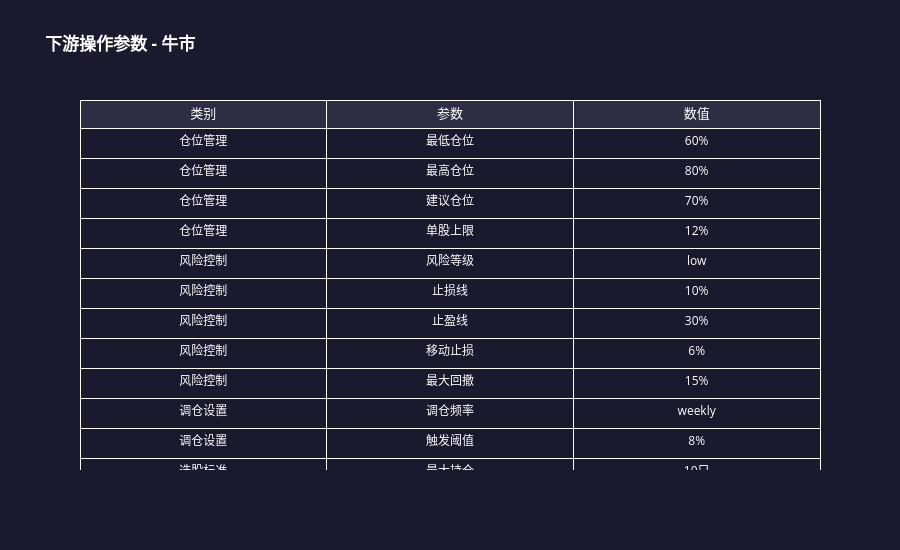

Notebook code cell kept with this figure:
### Code cell
def create_params_table(params) -> go.Figure:
    categories = ['仓位管理']*4 + ['风险控制']*5 + ['调仓设置']*2 + ['选股标准']*3
    items = ['最低仓位', '最高仓位', '建议仓位', '单股上限',
             '风险等级', '止损线', '止盈线', '移动止损', '最大回撤',
             '调仓频率', '触发阈值', '最大持仓', '最小市值', '流动性要求']
    values = [
        f"{params.position_min:.0%}", f"{params.position_max:.0%}",
        f"{params.suggested_position:.0%}", f"{params.single_stock_max:.0%}",
        params.risk_level, f"{params.stop_loss_pct:.0%}", f"{params.take_profit_pct:.0%}",
        f"{params.trailing_stop_pct:.0%}", f"{params.drawdown_limit:.0%}",
        params.rebalance_frequency, f"{params.rebalance_threshold:.0%}",
        f"{params.max_holdings}只", f"{params.min_market_cap}亿", params.liquidity_requirement
    ]
    
    fig = go.Figure(data=[go.Table(
        header=dict(values=['类别', '参数', '数值'], fill_color='#2d2d44', font=dict(color='white', size=13), align='center'),
        cells=dict(values=[categories, items, values], fill_color='#1a1a2e', font=dict(color='white', size=12), align='center', height=30)
    )])
    fig.update_layout(title=f'<b>下游操作参数 - {params.environment_name}</b>', height=550, paper_bgcolor='#1a1a2e', font=dict(color='white'))
    return fig

if '000001.XSHG' in env_results:
    fig_params = create_params_table(params)
    fig_params.show()

### Figure 1 — Plotly figure (JSON) as saved in the notebook; plotly's stock layout.template omitted (floating-point values rounded to 4 significant figures)
{"data": [{"cells": {"align": "center", "fill": {"color": "#1a1a2e"}, "font": {"color": "white", "size": 12}, "height": 30, "values": [["仓位管理", "仓位管理", "仓位管理", "仓位管理", "风险控制", "风险控制", "风险控制", "风险控制", "风险控制", "调仓设置", "调仓设置", "选股标准", "选股标准", "选股标准"], ["最低仓位", "最高仓位", "建议仓位", "单股上限", "风险等级", "止损线", "止盈线", "移动止损", "最大回撤", "调仓频率", "触发阈值", "最大持仓", "最小市值", "流动性要求"], ["60%", "80%", "70%", "12%", "low", "10%", "30%", "6%", "15%", "weekly", "8%", "10只", "100亿", "medium"]]}, "header": {"align": "center", "fill": {"color": "#2d2d44"}, "font": {"color": "white", "size": 13}, "values": ["类别", "参数", "数值"]}, "type": "table"}], "layout": {"font": {"color": "white"}, "height": 550, "paper_bgcolor": "#1a1a2e", "title": {"text": "<b>下游操作参数 - 牛市</b>"}}}
